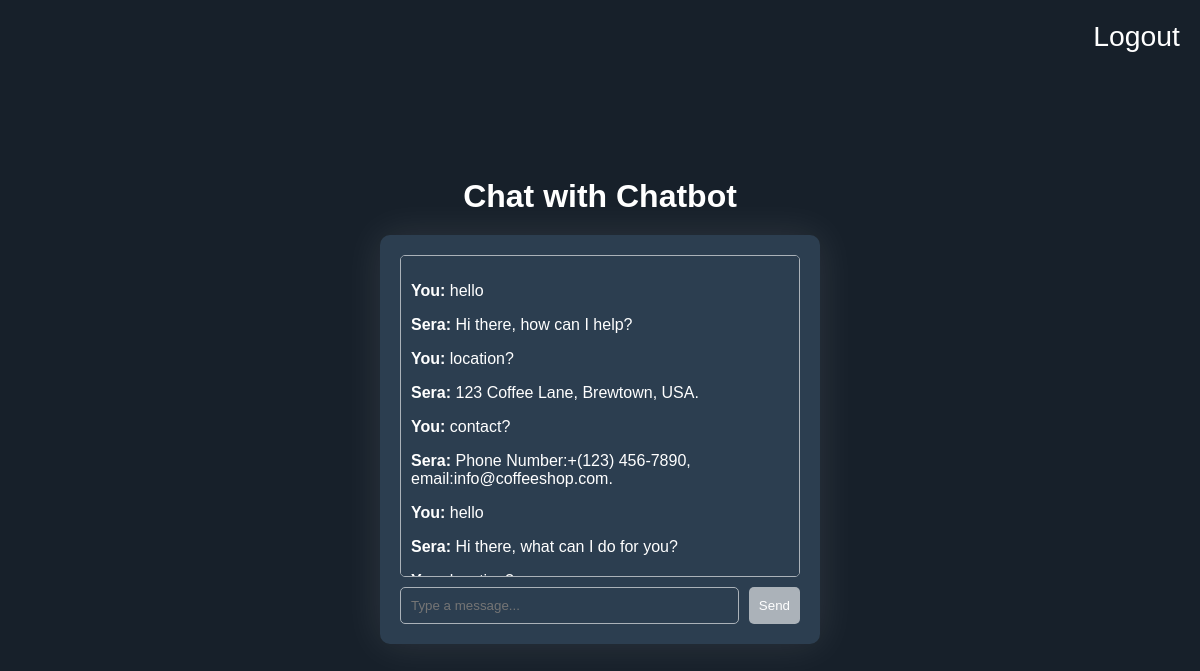
/ (signed in), run on the app's committed database.
### tables this page shows
CREATE TABLE chats (
            id INTEGER PRIMARY KEY AUTOINCREMENT,
            user_id INTEGER,
            message TEXT,
            sender TEXT,
            timestamp DATETIME DEFAULT CURRENT_TIMESTAMP,
            FOREIGN KEY (user_id) REFERENCES users (id)
        );

### test.py (the view)
@app.route('/')
def home():
    if 'user_id' in session:
        chat_history = get_chat_history(session['user_id'])
        return render_template('index.html', chat_history=chat_history)
    else:
        return redirect(url_for('login'))

### test.py (called while the page is built)
def init_db():
    conn = sqlite3.connect('chatbot.db')
    return conn

def get_chat_history(user_id):
    conn = init_db()
    cursor = conn.cursor()
    cursor.execute("SELECT message, sender FROM chats WHERE user_id = ?", (user_id,))
    chat_history = cursor.fetchall()
    conn.close()
    return chat_history

### templates/index.html (shortened to what this page needs)
<!DOCTYPE html>
<html lang="en">
<head>
</head>
<body>
    <div class="logout">
        <a href="{{ url_for('logout') }}">Logout</a>
    </div>
    <div class="chat-container">
        <h1 class="chat-heading">Chat with Chatbot</h1>
        <div class="chat-box">
            <div class="chat-history" id="chat-history">
                {% for message, sender in chat_history %}
                    <p><strong>{{ sender }}:</strong> {{ message }}</p>
                {% endfor %}
            </div>
            <div class="input-box">
                <input type="text" id="user-input" placeholder="Type a message...">
                <button onclick="sendMessage()">Send</button>
            </div>
        </div>
    </div>
</body>
</html>

### templates/index.html (style rules this page uses)
body { font-family: Arial, sans-serif; background-color: #17202A; color: #ffffff; display: flex; justify-content: center; align-items: center; height: 100vh; margin: 0; }
.logout { position: absolute; top: 20px; right: 20px; }
.logout a { color: #ffffff; text-decoration: none; font-size: 0.75cm; }
.chat-box { width: 400px; background-color: #2C3E50; padding: 20px; border-radius: 10px; box-shadow: 0 0 40px rgba(255, 255, 255, 0.1); }
.chat-history { height: 300px; overflow-y: scroll; border: 1px solid #ABB2B9; padding: 10px; margin-bottom: 10px; border-radius: 5px; background-color: #2C3E50; color: #ffffff; }
.input-box { display: flex; background-color: #2C3E50; color: white; }
#user-input { flex: 1; padding: 10px; border: 1px solid #ABB2B9; border-radius: 5px; background-color: #2C3E50; color: white; }
.input-box button { padding: 10px; border: none; background-color: #ABB2B9; color: #17202A; cursor: pointer; margin-left: 10px; border-radius: 5px; color: white; }
.chat-container { display: flex; flex-direction: column; align-items: center; }
.chat-heading { color: #ffffff; margin-bottom: 20px; }

### data on the page
chats: sender "You", message "hello"
chats: sender "Sera", message "Hi there, how can I help?"
chats: sender "You", message "location?"
chats: sender "Sera", message "123 Coffee Lane, Brewtown, USA."
chats: sender "You", message "contact?"
chats: sender "Sera", message "Phone Number:+(123) 456-7890, email:info@coffeeshop.com."
chats: sender "You", message "hello"
chats: sender "Sera", message "Hi there, what can I do for you?"
